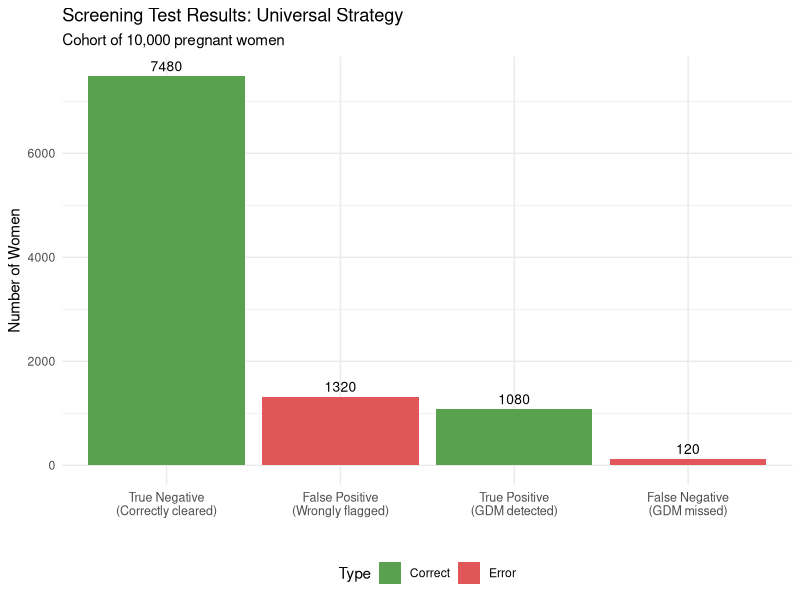
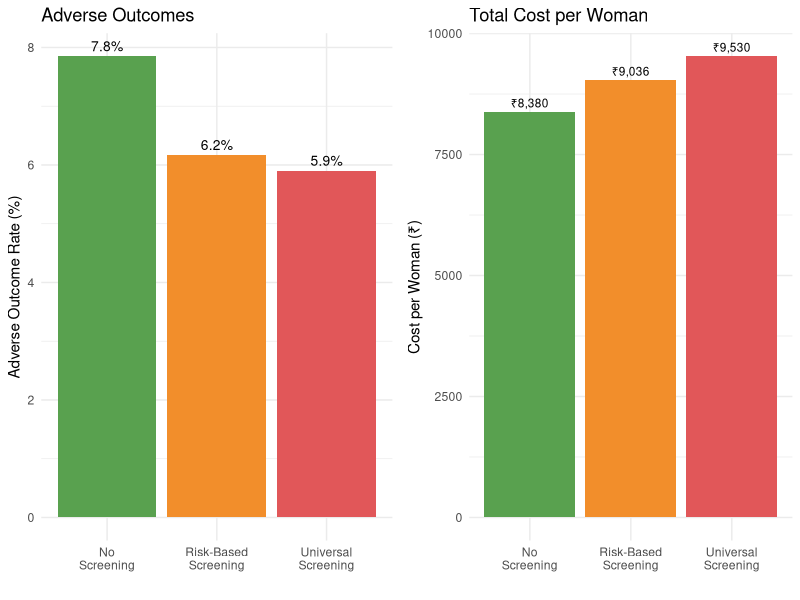
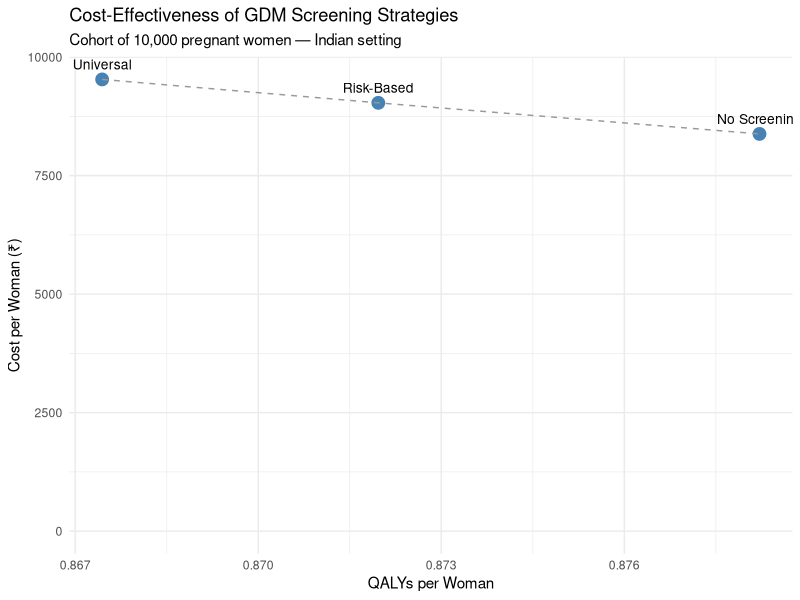

Recreate these plots in R, in order.
## ---- chunk 1
#| label: parameters
#| echo: true

# ============================================================
# MODEL PARAMETERS — Gestational Diabetes Screening in India
# ============================================================

# --- Prevalence ---
# Source: Systematic review, Behboudi-Gandevani et al. 2019;
#         National meta-analysis, Pujitha et al. 2024 (BMC Public Health)
# Indian GDM prevalence ranges 10-14.3%; we use 12% as base case
prev_gdm <- 0.12

# --- Population ---
# We model a cohort of 10,000 pregnant women
n_cohort <- 10000

# --- Risk-based screening coverage ---
# Proportion of women classified as "high risk" and offered screening
# Source: FOGSI guidelines; approximately 55-65% of Indian pregnant women
#         have at least one risk factor
prop_high_risk <- 0.60

# GDM prevalence among high-risk vs low-risk women
# Source: Sreelakshmi et al. 2015 (IJRCOG)
prev_gdm_high_risk <- 0.18
prev_gdm_low_risk  <- 0.03

# --- Test Accuracy: Fasting 75g OGTT (IADPSG criteria) ---
# Source: Defined as the reference standard; near-perfect when properly
#         conducted. We use realistic performance accounting for
#         pre-analytical errors in field conditions.
# Source: Seshiah et al. 2008; Mohan et al. 2014
sens_ogtt <- 0.90   # Sensitivity
spec_ogtt <- 0.85   # Specificity

# --- Screening Costs (₹) ---
# Source: Estimated from public hospital rates, NHM guidelines
cost_ogtt <- 250            # Cost of fasting 75g OGTT per woman
cost_risk_assessment <- 50  # Cost of risk factor assessment per woman

# --- Treatment Cost if GDM Detected (₹) ---
# Includes dietary counselling, glucose monitoring, insulin if needed
# Source: Estimated from Indian tertiary hospital data
cost_gdm_treatment <- 8000

# --- Outcome Probabilities ---
# Probability of adverse outcome (composite: macrosomia, birth injury,
# neonatal ICU admission, pre-eclampsia) if GDM is:
# Source: HAPO study (international); Indian data from Balaji et al. 2011
p_adverse_gdm_treated   <- 0.10  # GDM detected and treated
p_adverse_gdm_untreated <- 0.35  # GDM present but undetected
p_adverse_no_gdm        <- 0.05  # No GDM (background risk)

# --- Costs of Adverse Outcomes (₹) ---
# Source: Estimated from Indian NICU costs, C-section rates
cost_adverse <- 45000   # Average cost of managing adverse outcome
cost_no_adverse <- 5000 # Average cost of normal delivery

# --- Utility Weights (QALYs) ---
# Short-term utility over pregnancy and postpartum period
# Source: Moss et al. 2007 (international); adapted for Indian context
utility_adverse   <- 0.65  # QALY weight if adverse outcome
utility_no_adverse <- 0.90 # QALY weight if no adverse outcome
utility_gdm_treated <- 0.82 # QALY weight for managed GDM (reduced anxiety, monitoring burden)
## ---- chunk 2
#| label: fig-gdm-decision-tree
#| echo: true
#| fig-cap: "Decision tree structure for GDM screening strategies"

library(DiagrammeR)

grViz("
digraph gdm_tree {
  graph [rankdir=LR, bgcolor='transparent', fontname='Helvetica', nodesep=0.5]
  node [fontname='Helvetica', fontsize=10]

  # Decision node
  D [label='Screening\nStrategy', shape=square, style=filled, fillcolor='#4e79a7', fontcolor='white', width=1.2]

  # Strategy nodes
  S1 [label='Universal\nScreening\n(All women get OGTT)', shape=box, style='filled,rounded', fillcolor='#59a14f', fontcolor='white']
  S2 [label='Risk-Based\nScreening\n(High-risk get OGTT)', shape=box, style='filled,rounded', fillcolor='#f28e2b', fontcolor='white']
  S3 [label='No Formal\nScreening\n(Clinical detection only)', shape=box, style='filled,rounded', fillcolor='#e15759', fontcolor='white']

  # Chance nodes for Universal
  C1 [label='GDM+\n(prev=12%)', shape=circle, style=filled, fillcolor='#d4e6f1', width=0.8, fontsize=9]
  C2 [label='GDM-\n(88%)', shape=circle, style=filled, fillcolor='#d5f5e3', width=0.8, fontsize=9]

  # Test results
  TP [label='Test +\n(Sens=90%)\nTreat', shape=box, style='filled,rounded', fillcolor='#aed6f1', fontsize=9]
  FN [label='Test -\n(10%)\nMissed', shape=box, style='filled,rounded', fillcolor='#f5b7b1', fontsize=9]
  FP [label='Test +\n(1-Spec=15%)\nUnnec. treat', shape=box, style='filled,rounded', fillcolor='#fdebd0', fontsize=9]
  TN [label='Test -\n(Spec=85%)\nCorrectly cleared', shape=box, style='filled,rounded', fillcolor='#d5f5e3', fontsize=9]

  D -> S1
  D -> S2
  D -> S3

  S1 -> C1
  S1 -> C2
  C1 -> TP
  C1 -> FN
  C2 -> FP
  C2 -> TN
}
")
## ---- chunk 3
#| label: universal-screening
#| echo: true

# --- Universal Screening Strategy ---

# Total number screened
n_screened_universal <- n_cohort

# True disease status
n_gdm_true <- n_cohort * prev_gdm        # Women who truly have GDM
n_no_gdm   <- n_cohort * (1 - prev_gdm)  # Women without GDM

# Test results
true_positive  <- n_gdm_true * sens_ogtt             # GDM detected correctly
false_negative <- n_gdm_true * (1 - sens_ogtt)       # GDM missed
false_positive <- n_no_gdm * (1 - spec_ogtt)         # Wrongly flagged
true_negative  <- n_no_gdm * spec_ogtt               # Correctly cleared

cat("=== Universal Screening Results ===\n")
cat("Total screened:", n_screened_universal, "\n")
cat("True positives (GDM detected):", true_positive, "\n")
cat("False negatives (GDM missed):", false_negative, "\n")
cat("False positives (unnecessary treatment):", false_positive, "\n")
cat("True negatives (correctly cleared):", true_negative, "\n")
## ---- chunk 4
#| label: fig-test-results-universal
#| echo: true
#| fig-cap: "Distribution of screening test results — Universal Screening"

library(ggplot2)

test_results <- data.frame(
  Category = c("True Positive\n(GDM detected)", "False Negative\n(GDM missed)",
                "False Positive\n(Wrongly flagged)", "True Negative\n(Correctly cleared)"),
  Count = c(true_positive, false_negative, false_positive, true_negative),
  Type = c("Correct", "Error", "Error", "Correct")
)

ggplot(test_results, aes(x = reorder(Category, -Count), y = Count, fill = Type)) +
  geom_col() +
  geom_text(aes(label = round(Count)), vjust = -0.5, size = 3.5) +
  scale_fill_manual(values = c("Correct" = "#59a14f", "Error" = "#e15759")) +
  labs(x = "", y = "Number of Women",
       title = "Screening Test Results: Universal Strategy",
       subtitle = paste0("Cohort of ", format(n_cohort, big.mark=","), " pregnant women")) +
  theme_minimal() +
  theme(legend.position = "bottom", axis.text.x = element_text(size = 9))
## ---- chunk 5
#| label: universal-costs
#| echo: true

# --- Costs: Universal Screening ---

# Screening cost: everyone gets OGTT
cost_screening_universal <- n_cohort * cost_ogtt

# Treatment costs: true positives + false positives receive treatment
cost_treatment_universal <- (true_positive + false_positive) * cost_gdm_treatment

# Adverse outcome costs
# True positives: GDM treated → lower adverse probability
adverse_tp <- true_positive * p_adverse_gdm_treated
no_adverse_tp <- true_positive * (1 - p_adverse_gdm_treated)

# False negatives: GDM untreated → higher adverse probability
adverse_fn <- false_negative * p_adverse_gdm_untreated
no_adverse_fn <- false_negative * (1 - p_adverse_gdm_untreated)

# False positives: no GDM but treated → background adverse risk
adverse_fp <- false_positive * p_adverse_no_gdm
no_adverse_fp <- false_positive * (1 - p_adverse_no_gdm)

# True negatives: no GDM, correctly cleared → background risk
adverse_tn <- true_negative * p_adverse_no_gdm
no_adverse_tn <- true_negative * (1 - p_adverse_no_gdm)

# Total adverse outcomes and costs
total_adverse_universal <- adverse_tp + adverse_fn + adverse_fp + adverse_tn
total_no_adverse_universal <- no_adverse_tp + no_adverse_fn + no_adverse_fp + no_adverse_tn

cost_outcomes_universal <- total_adverse_universal * cost_adverse +
                           total_no_adverse_universal * cost_no_adverse

# Total cost
total_cost_universal <- cost_screening_universal + cost_treatment_universal +
                        cost_outcomes_universal

cat("=== Universal Screening: Cost Summary ===\n")
cat("Screening cost: ₹", format(cost_screening_universal, big.mark = ","), "\n")
cat("Treatment cost: ₹", format(cost_treatment_universal, big.mark = ","), "\n")
cat("Outcome costs: ₹", format(round(cost_outcomes_universal), big.mark = ","), "\n")
cat("TOTAL COST: ₹", format(round(total_cost_universal), big.mark = ","), "\n")
cat("\nAdverse outcomes:", round(total_adverse_universal), "out of", n_cohort, "\n")
## ---- chunk 6
#| label: universal-qalys
#| echo: true

# --- QALYs: Universal Screening ---

# QALYs by group
qaly_tp <- true_positive * ((1 - p_adverse_gdm_treated) * utility_gdm_treated +
           p_adverse_gdm_treated * utility_adverse)
qaly_fn <- false_negative * ((1 - p_adverse_gdm_untreated) * utility_no_adverse +
           p_adverse_gdm_untreated * utility_adverse)
qaly_fp <- false_positive * ((1 - p_adverse_no_gdm) * utility_gdm_treated +
           p_adverse_no_gdm * utility_adverse)
qaly_tn <- true_negative * ((1 - p_adverse_no_gdm) * utility_no_adverse +
           p_adverse_no_gdm * utility_adverse)

total_qaly_universal <- qaly_tp + qaly_fn + qaly_fp + qaly_tn

cat("Total QALYs (Universal Screening):", round(total_qaly_universal, 1), "\n")
cat("Mean QALY per woman:", round(total_qaly_universal / n_cohort, 4), "\n")
## ---- chunk 7
#| label: risk-based
#| echo: true

# --- Risk-Based Screening Strategy ---

n_high_risk <- n_cohort * prop_high_risk
n_low_risk  <- n_cohort * (1 - prop_high_risk)

# Among high-risk women
n_gdm_hr    <- n_high_risk * prev_gdm_high_risk
n_no_gdm_hr <- n_high_risk * (1 - prev_gdm_high_risk)

tp_hr <- n_gdm_hr * sens_ogtt
fn_hr <- n_gdm_hr * (1 - sens_ogtt)
fp_hr <- n_no_gdm_hr * (1 - spec_ogtt)
tn_hr <- n_no_gdm_hr * spec_ogtt

# Among low-risk women (NOT screened — GDM undetected)
n_gdm_lr    <- n_low_risk * prev_gdm_low_risk
n_no_gdm_lr <- n_low_risk * (1 - prev_gdm_low_risk)

cat("=== Risk-Based Screening Results ===\n")
cat("High-risk women screened:", n_high_risk, "\n")
cat("Low-risk women NOT screened:", n_low_risk, "\n")
cat("GDM detected (high-risk true positives):", tp_hr, "\n")
cat("GDM missed in high-risk (false negatives):", fn_hr, "\n")
cat("GDM missed in low-risk (never screened):", n_gdm_lr, "\n")
cat("Total GDM missed:", fn_hr + n_gdm_lr, "\n")
## ---- chunk 8
#| label: risk-based-costs
#| echo: true

# --- Costs: Risk-Based Screening ---

# Screening cost: risk assessment for all, OGTT only for high-risk
cost_screening_risk <- n_cohort * cost_risk_assessment + n_high_risk * cost_ogtt

# Treatment cost: only high-risk true positives + false positives
cost_treatment_risk <- (tp_hr + fp_hr) * cost_gdm_treatment

# Adverse outcomes
# High-risk: detected GDM (treated)
adverse_tp_hr <- tp_hr * p_adverse_gdm_treated
# High-risk: missed GDM (untreated)
adverse_fn_hr <- fn_hr * p_adverse_gdm_untreated
# High-risk: false positives (background risk)
adverse_fp_hr <- fp_hr * p_adverse_no_gdm
# High-risk: true negatives
adverse_tn_hr <- tn_hr * p_adverse_no_gdm
# Low-risk: undetected GDM
adverse_gdm_lr <- n_gdm_lr * p_adverse_gdm_untreated
# Low-risk: no GDM
adverse_no_gdm_lr <- n_no_gdm_lr * p_adverse_no_gdm

total_adverse_risk <- adverse_tp_hr + adverse_fn_hr + adverse_fp_hr +
                      adverse_tn_hr + adverse_gdm_lr + adverse_no_gdm_lr

total_no_adverse_risk <- n_cohort - total_adverse_risk  # Simplified

cost_outcomes_risk <- total_adverse_risk * cost_adverse +
                      total_no_adverse_risk * cost_no_adverse

total_cost_risk <- cost_screening_risk + cost_treatment_risk + cost_outcomes_risk

cat("=== Risk-Based Screening: Cost Summary ===\n")
cat("Screening cost: ₹", format(cost_screening_risk, big.mark = ","), "\n")
cat("Treatment cost: ₹", format(round(cost_treatment_risk), big.mark = ","), "\n")
cat("Outcome costs: ₹", format(round(cost_outcomes_risk), big.mark = ","), "\n")
cat("TOTAL COST: ₹", format(round(total_cost_risk), big.mark = ","), "\n")
cat("\nAdverse outcomes:", round(total_adverse_risk), "out of", n_cohort, "\n")
## ---- chunk 9
#| label: risk-based-qalys
#| echo: true

# --- QALYs: Risk-Based Screening ---

qaly_tp_hr <- tp_hr * ((1 - p_adverse_gdm_treated) * utility_gdm_treated +
              p_adverse_gdm_treated * utility_adverse)
qaly_fn_hr <- fn_hr * ((1 - p_adverse_gdm_untreated) * utility_no_adverse +
              p_adverse_gdm_untreated * utility_adverse)
qaly_fp_hr <- fp_hr * ((1 - p_adverse_no_gdm) * utility_gdm_treated +
              p_adverse_no_gdm * utility_adverse)
qaly_tn_hr <- tn_hr * ((1 - p_adverse_no_gdm) * utility_no_adverse +
              p_adverse_no_gdm * utility_adverse)
qaly_gdm_lr <- n_gdm_lr * ((1 - p_adverse_gdm_untreated) * utility_no_adverse +
               p_adverse_gdm_untreated * utility_adverse)
qaly_no_gdm_lr <- n_no_gdm_lr * ((1 - p_adverse_no_gdm) * utility_no_adverse +
                  p_adverse_no_gdm * utility_adverse)

total_qaly_risk <- qaly_tp_hr + qaly_fn_hr + qaly_fp_hr +
                   qaly_tn_hr + qaly_gdm_lr + qaly_no_gdm_lr

cat("Total QALYs (Risk-Based Screening):", round(total_qaly_risk, 1), "\n")
cat("Mean QALY per woman:", round(total_qaly_risk / n_cohort, 4), "\n")
## ---- chunk 10
#| label: no-screening
#| echo: true

# --- No Screening Strategy ---

# Detection rate through clinical presentation alone
detection_rate_clinical <- 0.25

n_gdm_total <- n_cohort * prev_gdm
n_no_gdm_total <- n_cohort * (1 - prev_gdm)

n_gdm_detected_clinical <- n_gdm_total * detection_rate_clinical
n_gdm_undetected <- n_gdm_total * (1 - detection_rate_clinical)

# Costs: no screening cost, treatment only for clinically detected
cost_screening_none <- 0
cost_treatment_none <- n_gdm_detected_clinical * cost_gdm_treatment

# Adverse outcomes
adverse_detected <- n_gdm_detected_clinical * p_adverse_gdm_treated
adverse_undetected <- n_gdm_undetected * p_adverse_gdm_untreated
adverse_no_gdm_none <- n_no_gdm_total * p_adverse_no_gdm

total_adverse_none <- adverse_detected + adverse_undetected + adverse_no_gdm_none
total_no_adverse_none <- n_cohort - total_adverse_none

cost_outcomes_none <- total_adverse_none * cost_adverse +
                      total_no_adverse_none * cost_no_adverse

total_cost_none <- cost_screening_none + cost_treatment_none + cost_outcomes_none

# QALYs
qaly_detected <- n_gdm_detected_clinical * ((1 - p_adverse_gdm_treated) * utility_gdm_treated +
                 p_adverse_gdm_treated * utility_adverse)
qaly_undetected <- n_gdm_undetected * ((1 - p_adverse_gdm_untreated) * utility_no_adverse +
                   p_adverse_gdm_untreated * utility_adverse)
qaly_no_gdm_none <- n_no_gdm_total * ((1 - p_adverse_no_gdm) * utility_no_adverse +
                    p_adverse_no_gdm * utility_adverse)

total_qaly_none <- qaly_detected + qaly_undetected + qaly_no_gdm_none

cat("=== No Screening: Results ===\n")
cat("GDM detected clinically:", n_gdm_detected_clinical, "out of", n_gdm_total, "\n")
cat("TOTAL COST: ₹", format(round(total_cost_none), big.mark = ","), "\n")
cat("Adverse outcomes:", round(total_adverse_none), "out of", n_cohort, "\n")
cat("Total QALYs:", round(total_qaly_none, 1), "\n")
## ---- chunk 11
#| label: comparison
#| echo: true

# --- Summary Comparison ---
library(knitr)

results <- data.frame(
  Strategy = c("Universal Screening", "Risk-Based Screening", "No Screening"),
  Total_Cost = c(total_cost_universal, total_cost_risk, total_cost_none),
  Total_QALYs = c(total_qaly_universal, total_qaly_risk, total_qaly_none),
  Adverse_Outcomes = c(total_adverse_universal, total_adverse_risk, total_adverse_none)
)

# Format for display
results$Cost_per_Woman <- results$Total_Cost / n_cohort
results$QALY_per_Woman <- results$Total_QALYs / n_cohort
results$Adverse_Rate <- paste0(round(results$Adverse_Outcomes / n_cohort * 100, 1), "%")

results$Total_Cost <- paste0("₹", format(round(results$Total_Cost), big.mark = ","))

kable(results[, c("Strategy", "Total_Cost", "QALY_per_Woman", "Adverse_Rate")],
      col.names = c("Strategy", "Total Cost (cohort)", "QALY per Woman", "Adverse Outcome Rate"),
      digits = 4,
      caption = "Comparison of GDM Screening Strategies (cohort of 10,000 women)")
## ---- chunk 12
#| label: fig-adverse-comparison
#| echo: true
#| fig-cap: "Adverse outcome rates and costs across screening strategies"

adverse_data <- data.frame(
  Strategy = c("Universal\nScreening", "Risk-Based\nScreening", "No\nScreening"),
  Adverse_Rate = c(total_adverse_universal / n_cohort * 100,
                   total_adverse_risk / n_cohort * 100,
                   total_adverse_none / n_cohort * 100),
  Cost_Per_Woman = c(total_cost_universal / n_cohort,
                     total_cost_risk / n_cohort,
                     total_cost_none / n_cohort)
)

library(gridExtra)

p1 <- ggplot(adverse_data, aes(x = Strategy, y = Adverse_Rate, fill = Strategy)) +
  geom_col(show.legend = FALSE) +
  geom_text(aes(label = paste0(round(Adverse_Rate, 1), "%")), vjust = -0.5, size = 3.5) +
  scale_fill_manual(values = c("#59a14f", "#f28e2b", "#e15759")) +
  labs(x = "", y = "Adverse Outcome Rate (%)",
       title = "Adverse Outcomes") +
  theme_minimal()

p2 <- ggplot(adverse_data, aes(x = Strategy, y = Cost_Per_Woman, fill = Strategy)) +
  geom_col(show.legend = FALSE) +
  geom_text(aes(label = paste0("₹", format(round(Cost_Per_Woman), big.mark=","))), vjust = -0.5, size = 3) +
  scale_fill_manual(values = c("#59a14f", "#f28e2b", "#e15759")) +
  labs(x = "", y = "Cost per Woman (₹)",
       title = "Total Cost per Woman") +
  theme_minimal()

grid.arrange(p1, p2, ncol = 2)
## ---- chunk 13
#| label: icers
#| echo: true

library(knitr)

# --- ICER Calculations ---
# Using no screening as the reference comparator

# Risk-based vs No screening
inc_cost_risk_vs_none <- total_cost_risk - total_cost_none
inc_qaly_risk_vs_none <- total_qaly_risk - total_qaly_none
icer_risk_vs_none <- inc_cost_risk_vs_none / inc_qaly_risk_vs_none

# Universal vs No screening
inc_cost_univ_vs_none <- total_cost_universal - total_cost_none
inc_qaly_univ_vs_none <- total_qaly_universal - total_qaly_none
icer_univ_vs_none <- inc_cost_univ_vs_none / inc_qaly_univ_vs_none

# Universal vs Risk-based
inc_cost_univ_vs_risk <- total_cost_universal - total_cost_risk
inc_qaly_univ_vs_risk <- total_qaly_universal - total_qaly_risk
icer_univ_vs_risk <- inc_cost_univ_vs_risk / inc_qaly_univ_vs_risk

# WTP threshold
wtp_india <- 170000

# --- 4-quadrant ICER interpretation ---
interpret_icer <- function(dc, dq, wtp) {
  if (dc < 0 & dq > 0) return("DOMINANT")
  if (dc > 0 & dq < 0) return("DOMINATED")
  if (dc > 0 & dq > 0) return(if (dc/dq < wtp) "Cost-effective" else "Not CE")
  return("Trade-off (cheaper but worse)")
}

# Summary table
kable(data.frame(
  Comparison = c("Risk-Based vs No Screening",
                 "Universal vs No Screening",
                 "Universal vs Risk-Based"),
  `Incr Cost/woman (₹)` = c(
    paste0("₹", format(round(inc_cost_risk_vs_none / n_cohort), big.mark = ",")),
    paste0("₹", format(round(inc_cost_univ_vs_none / n_cohort), big.mark = ",")),
    paste0("₹", format(round(inc_cost_univ_vs_risk / n_cohort), big.mark = ","))
  ),
  `Incr QALYs/woman` = c(
    round(inc_qaly_risk_vs_none / n_cohort, 4),
    round(inc_qaly_univ_vs_none / n_cohort, 4),
    round(inc_qaly_univ_vs_risk / n_cohort, 4)
  ),
  `ICER (₹/QALY)` = c(
    paste0("₹", format(round(icer_risk_vs_none), big.mark = ",")),
    paste0("₹", format(round(icer_univ_vs_none), big.mark = ",")),
    paste0("₹", format(round(icer_univ_vs_risk), big.mark = ","))
  ),
  Conclusion = c(
    interpret_icer(inc_cost_risk_vs_none, inc_qaly_risk_vs_none, wtp_india),
    interpret_icer(inc_cost_univ_vs_none, inc_qaly_univ_vs_none, wtp_india),
    interpret_icer(inc_cost_univ_vs_risk, inc_qaly_univ_vs_risk, wtp_india)
  ),
  check.names = FALSE
), align = "lrrrr",
   caption = paste0("Incremental cost-effectiveness (WTP = ₹", format(wtp_india, big.mark = ","), "/QALY)"))
## ---- chunk 14
#| label: nmb
#| echo: true

# NMB = WTP × QALYs − Cost (per woman)
nmb_none <- wtp_india * (total_qaly_none / n_cohort) - (total_cost_none / n_cohort)
nmb_risk <- wtp_india * (total_qaly_risk / n_cohort) - (total_cost_risk / n_cohort)
nmb_univ <- wtp_india * (total_qaly_universal / n_cohort) - (total_cost_universal / n_cohort)

kable(data.frame(
  Strategy = c("No Screening", "Risk-Based Screening", "Universal Screening"),
  `NMB per woman (₹)` = c(
    paste0("₹", format(round(nmb_none), big.mark = ",")),
    paste0("₹", format(round(nmb_risk), big.mark = ",")),
    paste0("₹", format(round(nmb_univ), big.mark = ","))
  ),
  Ranking = rank(-c(nmb_none, nmb_risk, nmb_univ)),
  check.names = FALSE
), align = "lrr",
   caption = paste0("Net Monetary Benefit (WTP = ₹", format(wtp_india, big.mark = ","), "/QALY) — highest NMB is optimal"))
## ---- chunk 15
#| label: results-plot
#| echo: true
#| fig-cap: "Cost-effectiveness comparison of GDM screening strategies"

library(ggplot2)

plot_data <- data.frame(
  Strategy = c("No Screening", "Risk-Based", "Universal"),
  Cost = c(total_cost_none / n_cohort,
           total_cost_risk / n_cohort,
           total_cost_universal / n_cohort),
  QALY = c(total_qaly_none / n_cohort,
           total_qaly_risk / n_cohort,
           total_qaly_universal / n_cohort)
)

ggplot(plot_data, aes(x = QALY, y = Cost, label = Strategy)) +
  geom_point(size = 4, colour = "steelblue") +
  geom_text(vjust = -1, hjust = 0.5, size = 3.5) +
  geom_line(linetype = "dashed", colour = "grey60") +
  labs(
    x = "QALYs per Woman",
    y = "Cost per Woman (₹)",
    title = "Cost-Effectiveness of GDM Screening Strategies",
    subtitle = "Cohort of 10,000 pregnant women — Indian setting"
  ) +
  theme_minimal() +
  expand_limits(y = 0)
